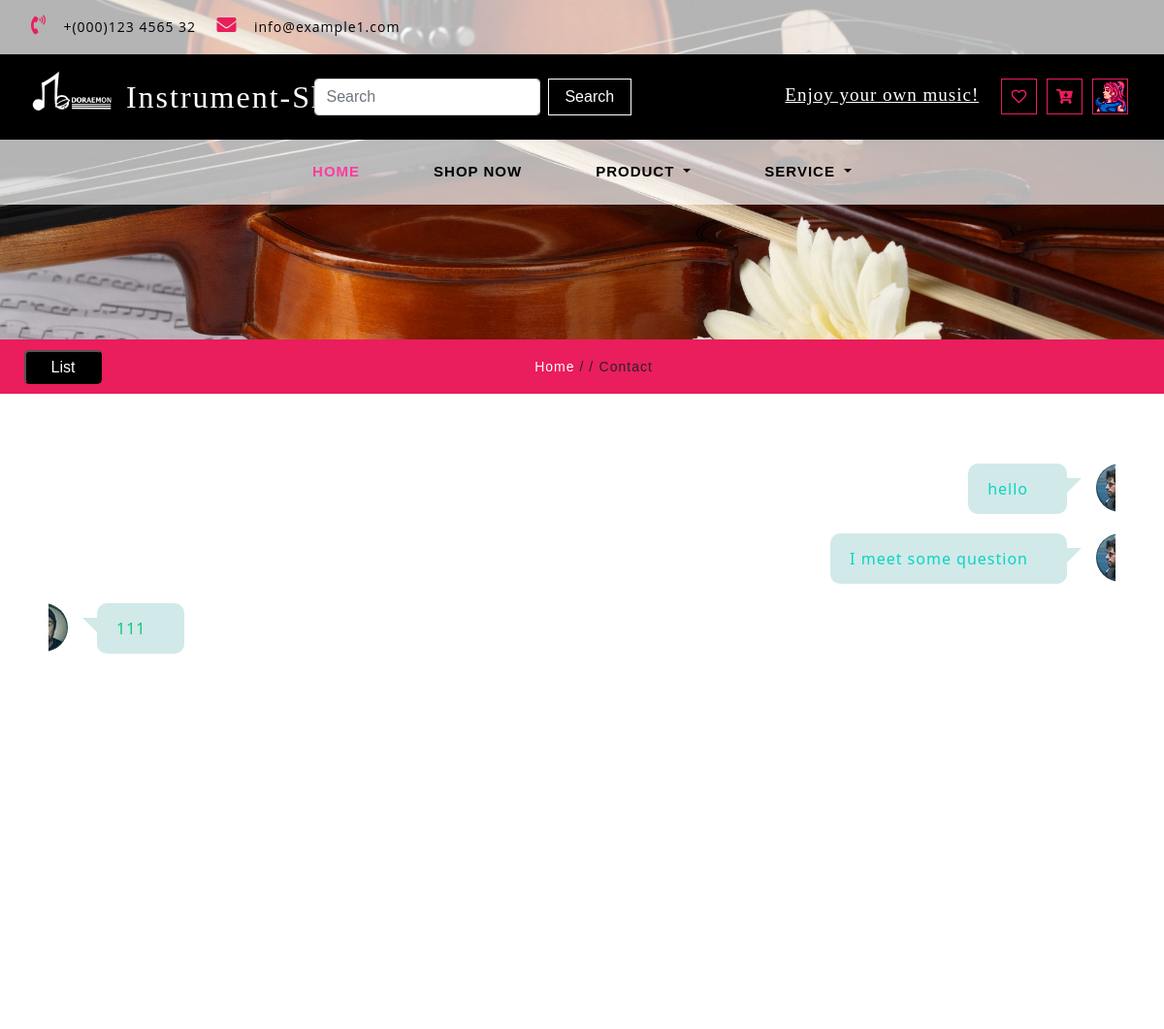
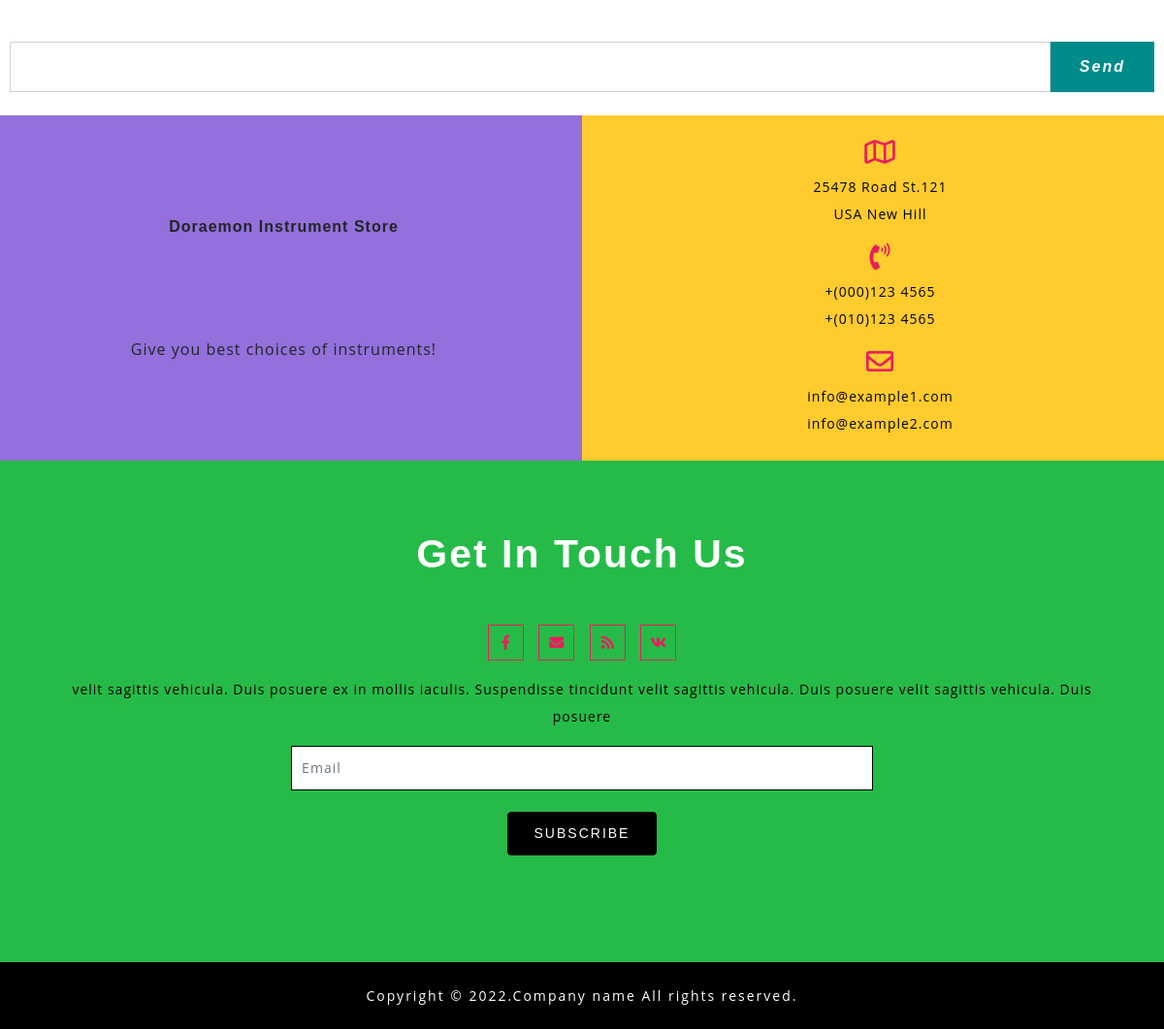
Screenshot of /contact (signed in) with the database file from the repository (2 pictures, top to bottom).
### app/models.py (models this page shows)
class Message(db.Model):
    id = db.Column(db.Integer, primary_key=True, autoincrement=True)
    content = db.Column(db.Text, nullable=False)
    room = db.Column(db.String(64), nullable=False)
    read = db.Column(db.Boolean, default=False)
    create_time = db.Column(db.DateTime, default=datetime.now, index=True)
    author_id = db.Column(db.Integer, db.ForeignKey('user.id'))
    user_name = db.Column(db.String(64), nullable=False)
    author = db.relationship('User', back_populates='messages')

### app/routes.py (the view)
@app.route('/contact')
def contact():
    if islogined():
        user_icon = setIcon()
        authority = session.get('authority')
        username = session.get('USERNAME')
        user = User.query.filter(User.authority == 0).all()
        uid = session.get('uid')
        if session.get('authority') == 0:
            room = session.get('uid')
            room_num = str(room)
            session['room'] = room
            message = Message.query.filter_by(room=room_num).all()
        else:
            return redirect(url_for('adjust'))
    else:
        user_icon = 'NULL'
        return redirect(url_for('login'))
    return render_template('contact.html', islogin=islogined(), icon=user_icon, types=all_type,
                           type_value=all_type.values(), authority=authority, username=username, user=user, room=room,
                           message=message, uid=uid)

### app/functions.py (called while the page is built)
def islogined():
    if session.get('USERNAME'):
        return True
    else:
        return False

### app/routes.py (called while the page is built)
def setIcon():
    if islogined():
        user = User.query.filter(User.user_name == session.get('USERNAME')).first()
        user_icon = user.icon
        if user_icon != None:
            icon = user.icon
            user_icon = url_for('static', filename='uploaded_AVA/' + icon)
        else:
            user_icon = 'NULL'
    else:
        user_icon = 'NULL'
    return user_icon

### app/templates/contact.html (shortened to what this page needs)
{% extends "base.html" %}
{% block content %}
    <link href="../static/css/bootstrap.min.css" rel="stylesheet" type="text/css" media="all">
    <link href="../static/css/fontawesome-all.min.css" rel="stylesheet" type="text/css" media="all">
    <link rel="stylesheet" href="../static/css/shop.css" type="text/css">
    <link rel="stylesheet" type="text/css" href="../static/css/jquery-ui1.css">
    <link href="../static/css/style.css" rel='stylesheet' type='text/css' media="all">
    <link rel="stylesheet" href="../static/css/style1.css" media="screen" type="text/css"/>
    <div class="inner_page-banner one-img">
    </div>
    <div class="using-border py-3">
        <div class="inner_breadcrumb  ml-4">
            <ul class="short_ls">
                <button class="list" onclick="ShowList()">List</button>
                <li>
                    <a href="/index">Home</a>
                    <span>/ /</span>
                </li>
                <li>Contact</li>
            </ul>
        </div>
    </div>
    <section class="contact py-lg-4 py-md-3 py-sm-3 py-3">
        <ul class="chat-thread">
            <div id="message-box" class="chat-thread" data-from="Sonu Joshi">
                    {% for send in message %}
                        {% if send.author_id == uid %}
                            <li class="right">{{ send.content }}</li>
                        {% else %}
                            <li class="left">{{ send.content }}</li>
                        {% endif %}
                    {% endfor %}
            </div>
        </ul>
        <div style="margin-top:20px;margin-left:10px;margin-right:10px;display: flex;flex-direction: row;">
            <input id='send-msg-inp'
                   style="width: 100%;
                outline: none;
                border: 1px solid #D2D2D2;
                font-size: 15px;
                resize: none;
                color: #888;">
            <button type="button" id='send-msg-btn'
                    value="SEND" name="action" style="outline: none;
                    cursor: pointer;
                    padding: 14px 0;
                    background: darkcyan;
                    border: none;
                    width: 10%;
                    font-size: 1em;
                    color: #fff;
                    font-weight: 700;
                    letter-spacing: 2px;"><i>Send</i></button>
        </div>
    </section>
    <section class="subscribe">
        <div class="container-fluid">
            <div class="row">
                <div class="col-lg-6 col-md-6 map-info-right px-0 text-center">
                    <div class="address-gried-2">
                        <b>Doraemon Instrument Store</b>
                        <p>
                            Give you best choices of instruments!
                        </p>
                    </div>
                </div>
                <div class="col-lg-6 col-md-6 address-w3l-right text-center">
                    <div class="address-gried ">
                        <span class="far fa-map"></span>
                        <p>25478 Road St.121<br>USA New Hill
                        </div>
                    <div class="address-gried mt-3">
                        <span class="fas fa-phone-volume"></span>
                        <p> +(000)123 4565<br>+(010)123 4565</p>
                    </div>
                    <div class=" address-gried mt-3">
                        <span class="far fa-envelope"></span>
                        <p><a href="mailto:info@example.com">info@example1.com</a>
                            <br><a href="mailto:info@example.com">info@example2.com</a>
                        </p>
                    </div>
                </div>
            </div>
        </div>
    </section>
    <section class="sub-below-address py-lg-4 py-md-3 py-sm-3 py-3">
        <div class="container py-lg-5 py-md-5 py-sm-4 py-3">
            <h3 class="title clr text-center mb-lg-5 mb-md-4 mb-sm-4 mb-3">Get In Touch Us</h3>
            <div class="icons mt-4 text-center">
                <ul>
                    <li><a href="#"><span class="fab fa-facebook-f"></span></a></li>
                    <li><a href="#"><span class="fas fa-envelope"></span></a></li>
                    <li><a href="#"><span class="fas fa-rss"></span></a></li>
                    <li><a href="#"><span class="fab fa-vk"></span></a></li>
                </ul>
                <p class="my-3">velit sagittis vehicula. Duis posuere
                    ex in mollis iaculis. Suspendisse tincidunt
                    velit sagittis vehicula. Duis posuere
                    velit sagittis vehicula. Duis posuere
                </p>
            </div>
            <div class="email-sub-agile">
                <form action="#" method="post">
                    <div class="form-group sub-info-mail">
                        <input type="email" class="form-control email-sub-agile" placeholder="Email">
                    </div>
                    <div class="text-center">
                        <button type="submit" class="btn subscrib-btnn">Subscribe</button>
                    </div>
                </form>
            </div>
        </div>
    </section>
    <footer class="py-lg-4 py-md-3 py-sm-3 py-3 text-center">
        <div class="copy-agile-right">
            <p>
                Copyright &copy; 2022.Company name All rights reserved.
            </p>
        </div>
    </footer>
{% endblock %}

### app/static/css/shop.css (style rules this page uses)
.btn { display: inline-block; }

### app/static/css/style.css (style rules this page uses)
html, body { padding: 0; margin: 0; background: #fff; letter-spacing: 1px; font-family: 'Sunflower', sans-serif; }
body a { outline: none; transition: 0.5s all; -webkit-transition: 0.5s all; -moz-transition: 0.5s all; -o-transition: 0.5s all; -ms-transition: 0.5s all; text-decoration: none; }
select,input[type="email"],input[type="text"],input[type=password], input[type="button"],input[type="submit"],textarea { font-family: 'Open Sans', sans-serif; transition:0.5s all; -webkit-transition:0.5s all; -moz-transition:0.5s all; -o-transition:0.5s all; -ms-transition:0.5s all; letter-spacing: 1px; }
h1, h2, h3, h4, h5, h6 { margin: 0; padding: 0; font-family: 'Sunflower', sans-serif; letter-spacing: 1px; }
p { margin: 0; padding: 0; letter-spacing: 1px; font-family: 'Open Sans', sans-serif; }
ul { margin: 0; padding: 0; list-style-type: none; }
.title { font-size: 44px; color: #000; letter-spacing: 3px; font-weight: 600; text-transform: capitalize; }
.clr { color: #fff; }
.one-img { background: url(../image/Bass.jpg)no-repeat center; }
a { color: #fff; text-decoration: none; }
.news-agile-text p,.product-info-img p, .sub-agile-info-toys p,.news-agile-text p , .about-products-w3layouts p,.address-gried p, .address-gried p a,.icons p,.about-innergrid-agile p,.abut-gride p { line-height: 28px; font-size: 14px; color: #000; }
.inner_page-banner { text-align: center; background: url(../image/Head.jpg) no-repeat center; background-size: cover; -webkit-background-size: cover; -moz-background-size: cover; -o-background-size: cover; -ms-background-size: cover; min-height: 350px; }
ul.short_ls li a { color: #ffffff; text-decoration: none; }
ul.short_ls li { list-style: none; display: inline-block; letter-spacing: 1px; font-size: 14px; }
.using-border { width: 100%; border: none; background:#ea1d5d; text-align: center; }
.blog,.premium,.sub-below-address { background:#26bb48; }
.clients_more-buttn a ,.subscrib-btnn,.sent-butnn { font-size: 14px; color: #fff; text-decoration: none; text-transform: uppercase; display: inline-block; letter-spacing: 2px; background-color: #000; outline: none; padding: 13px 33px; border: 1px double #000; margin: 22px 0px; transition: 0.5s all; -webkit-transition: 0.5s all; -moz-transition: 0.5s all; -o-transition: 0.5s all; -ms-transition: 0.5s all; }
.address-w3l-right { background:#ffcb2d; padding: 2em 0em; }
.address-gried span { font-size:30px; color:#ea1d5d; margin-bottom: 10px; }
.email-sub-agile input[type="email"],.contact-forms input,.contact-forms textarea { width: 100%; background: #fff; border:1px solid #000; padding: .8em .7em; border-radius: 0px; outline: none !important; font-size: 14px; }
.sub-info-mail { width:50%; margin:0px auto; }
.icons ul li,.cart-icons ul li,.icons-social ul li { display: inline-block; }
.icons ul li a,.cart-icons ul li { color: #fff; }
.icons ul li a span ,.cart-icons ul li span,.icons-social ul li span { font-size: 15px; border: 1px solid ; letter-spacing: 0px; width: 37px; height: 37px; line-height: 35px; text-align: center; margin: 0px 5px; color:#ea1d5d; transition: 0.5s all; -webkit-transition: 0.5s all; transition: 0.5s all; -moz-transition: 0.5s all; }
footer { background:#000; }
.copy-agile-right p { letter-spacing: 2px; font-size: 14px; color:#fff; }
@media (max-width:1440px) { .title { font-size: 41px; letter-spacing: 2px; } }
@media (max-width:1366px) { .title { font-size: 41px; } }
@media (max-width:1366px) { .address-w3l-right { padding: 1.5em 0em; } }
@media (max-width:1366px) { .address-gried span { font-size: 28px; margin-bottom: 8px; } }
@media (max-width:1366px) { .sub-info-mail { width: 54%; } }
@media (max-width:1280px) { .clients_more-buttn a, .subscrib-btnn, .sent-butnn { padding: 11px 27px; } }
.address-gried-2 { display: flex; align-items: center; justify-content: space-evenly; width: 100%; height: 100%; flex-flow: column; background-color: mediumpurple; }

### rows the page displays
Message: content "hello"
Message: content "I meet some question"
Message: content "111"
